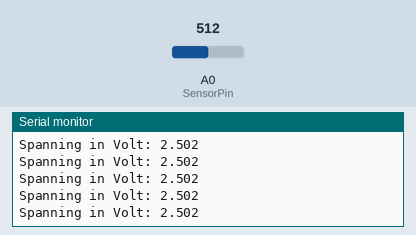
A sketch run on a simulated Arduino Uno, built with avr-gcc and run on an emulated ATmega328P. On the bench: the last lines printed to the serial monitor. Inputs (shaded band) come from the test bench; at power-on: A0 (SensorPin) = 512.

Above: at 1.2 s.
1.3 s: A0 (SensorPin) set to 716
At 1.32 s:
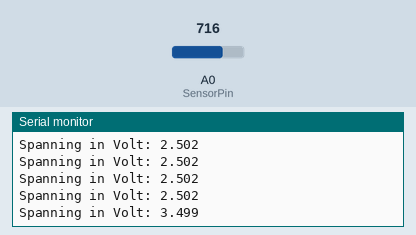
2.8 s: A0 (SensorPin) set to 900
At 2.83 s:
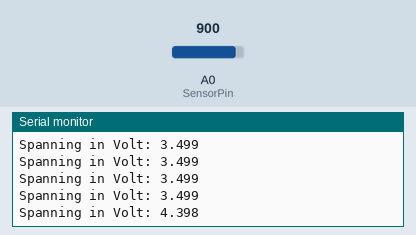
Timing chart, 0 to 5.8 s (numbered marks = the images above; inputs shaded):
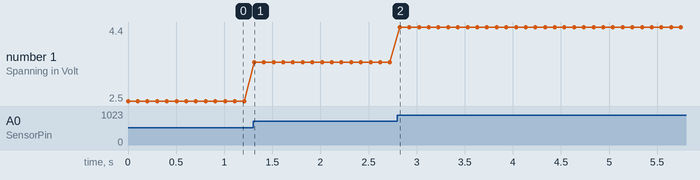

Measured:
- after the input at 1.3 s, the serial monitor: prints a new line at once (image 1)
- after the input at 2.8 s, the serial monitor: prints a new line at once (image 2)
- plotted number 1: 2.5 → 3.5 after the input at 1.3 s, 3.5 → 4.4 after the input at 2.8 s

The sketch:

10_Analoge_ingang.ino
```cpp
int SensorPin = A0;     // Input van de potmeter
int meetwaarde = 0;     // Een spanning, te meten op A0
float echtewaarde = 0;  // float is een getal met decimalen

void setup() {
  Serial.begin(9600);  // maak een seriële communicatie op 9600 bps:
}

void loop() {
  meetwaarde = analogRead(SensorPin);               // lees de meetwaarde:
  echtewaarde = map(meetwaarde, 0, 1023, 0, 5000);  // Zet de meetwaarde om naar iets tussen de 0 en 5000
  echtewaarde = echtewaarde / 1000.;                // Reken om naar 0-5 Volt door te delen door 1000
  Serial.print("Spanning in Volt: ");
  Serial.println(echtewaarde, 3);  //Schrijf de echtewaarde in 3 decimalen naar de Seriële monitor
  delay(100);
}
```
